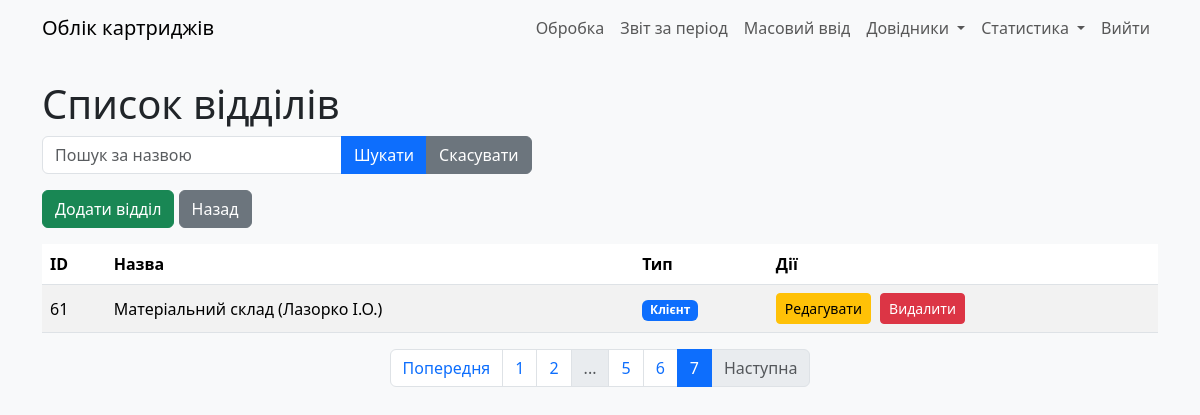
Page /refill_depts?page=7&search= (signed in) on the earlier database version.
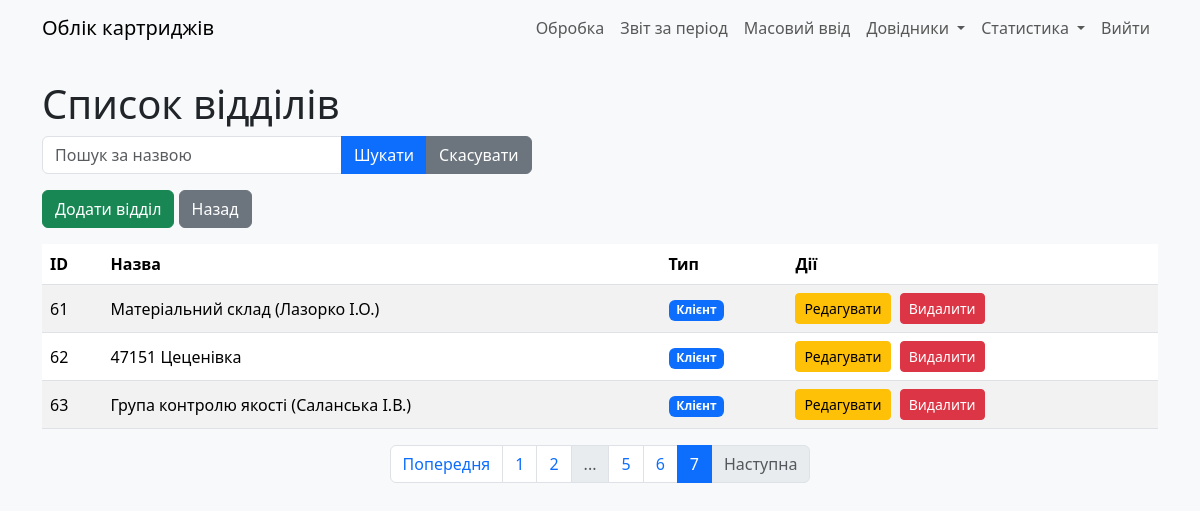
Same page on the later database version.
### models.py (models this page shows)
class RefillDept(db.Model):
    __tablename__ = "refill_dept"
    id: Mapped[int] = mapped_column(primary_key=True)
    deptname: Mapped[str] = mapped_column(String(30))
    addr1: Mapped[str] = mapped_column(String(255))
    addr2: Mapped[str] = mapped_column(String(255))
    addr3: Mapped[str] = mapped_column(String(255))
    addr4: Mapped[str] = mapped_column(String(255))
    addr5: Mapped[str] = mapped_column(String(255))
    is_exec: Mapped[int] = mapped_column(Integer, server_default=literal(0))
    user_updated: Mapped[int] = mapped_column(ForeignKey(User.id))
    time_updated: Mapped[DateTime] = mapped_column(DateTime, server_default=func.now())

### app.py (the view)
@app.route('/refill_depts')
@login_required
def refill_depts():
    search = request.args.get('search', '')
    page = request.args.get('page', 1, type=int)
    per_page = 10  # Кількість записів на сторінці
    query = RefillDept.query.filter(RefillDept.deptname.ilike(f'%{search}%'))
    pagination = query.paginate(page=page, per_page=per_page)
    return render_template('refill_depts.html',
                           depts=pagination.items,
                           pagination=pagination,
                           search=search)

### app.py (called while the page is built)
@login_manager.user_loader
def load_user(user_id):
    return User.query.get(int(user_id))

### templates/refill_depts.html (shortened to what this page needs)
{% extends "base.html" %}
{% block content %}
    <h1>Список відділів</h1>
    <form method="GET" class="mb-3">
        <div class="input-group">
            <input type="text" name="search" class="form-control" placeholder="Пошук за назвою" value="{{ search }}">
            <button type="submit" class="btn btn-primary">Шукати</button>
            <a href="{{ url_for('refill_depts') }}" class="btn btn-secondary">Скасувати</a>
        </div>
    </form>
    <div class="mb-3">
        <a href="{{ url_for('add_refill_dept') }}" class="btn btn-success">Додати відділ</a>
        <a href="{{ url_for('index') }}" class="btn btn-secondary">Назад</a>
    </div>
    <table class="table table-striped">
        <thead>
            <tr>
                <th>ID</th>
                <th>Назва</th>
                <th>Тип</th>
                <th>Дії</th>
            </tr>
        </thead>
        <tbody>
            {% for dept in depts %}
            <tr>
                <td>{{ dept.id }}</td>
                <td>{{ dept.deptname }}</td>
                <td>
                    {% if dept.is_exec %}
                        <span class="badge bg-success">Виконавець</span>
                    {% else %}
                        <span class="badge bg-primary">Клієнт</span>
                    {% endif %}
                </td>
                <td>
                    <a href="{{ url_for('edit_refill_dept', dept_id=dept.id) }}" class="btn btn-warning btn-sm">Редагувати</a>
                    <form action="{{ url_for('delete_refill_dept', dept_id=dept.id) }}" method="POST" class="d-inline" onsubmit="return confirm('Ви впевнені, що хочете видалити цей відділ?');">
                        <button type="submit" class="btn btn-danger btn-sm">Видалити</button>
                    </form>
                </td>
            </tr>
            {% endfor %}
        </tbody>
    </table>
    <nav aria-label="Page navigation">
        <ul class="pagination justify-content-center">
            {% if pagination.has_prev %}
                <li class="page-item">
                    <a class="page-link" href="{{ url_for('refill_depts', page=pagination.prev_num, search=search) }}">Попередня</a>
                </li>
            {% else %}
                <li class="page-item disabled">
                    <span class="page-link">Попередня</span>
                </li>
            {% endif %}
            {% for page_num in pagination.iter_pages() %}
                {% if page_num %}
                    {% if page_num == pagination.page %}
                        <li class="page-item active">
                            <span class="page-link">{{ page_num }}</span>
                        </li>
                    {% else %}
                        <li class="page-item">
                            <a class="page-link" href="{{ url_for('refill_depts', page=page_num, search=search) }}">{{ page_num }}</a>
                        </li>
                    {% endif %}
                {% else %}
                    <li class="page-item disabled">
                        <span class="page-link">...</span>
                    </li>
                {% endif %}
            {% endfor %}
            {% if pagination.has_next %}
                <li class="page-item">
                    <a class="page-link" href="{{ url_for('refill_depts', page=pagination.next_num, search=search) }}">Наступна</a>
                </li>
            {% else %}
                <li class="page-item disabled">
                    <span class="page-link">Наступна</span>
                </li>
            {% endif %}
        </ul>
    </nav>
{% endblock %}

### templates/base.html (shortened to what this page needs)
<!DOCTYPE html>
<html lang="uk">
<head>
    <link rel="stylesheet" href="{{ url_for('static', filename='css/bootstrap.min.css') }}">
    <link rel="stylesheet" href="{{ url_for('static', filename='css/style.css') }}">
</head>
<body>
    <nav class="navbar navbar-expand-lg navbar-light bg-light">
        <div class="container">
            <a class="navbar-brand" href="{{ url_for('index') }}">Облік картриджів</a>
            <div class="collapse navbar-collapse" id="navbarNav">
                <ul class="navbar-nav ms-auto">
                    {% if current_user.is_authenticated %}
                        <li class="nav-item">
                            <a class="nav-link" href="{{ url_for('processCartridge') }}" id="processCartridge">Обробка</a>
                        </li>
                        <li class="nav-item">
                            <a class="nav-link" href="{{ url_for('report_period') }}">Звіт за період</a>
                        </li>
                        <li class="nav-item">
                            <a class="nav-link" href="{{ url_for('mass_input') }}" id="massInput">Масовий ввід</a>
                        </li>
                        <li class="nav-item dropdown">
                            <a class="nav-link dropdown-toggle" href="#" id="navbarDropdownRefs" role="button" data-bs-toggle="dropdown" aria-expanded="false">
                                Довідники
                            </a>
                        </li>
                        <li class="nav-item dropdown">
                            <a class="nav-link dropdown-toggle" href="#" id="navbarDropdownStats" role="button" data-bs-toggle="dropdown" aria-expanded="false">
                                Статистика
                            </a>
                        </li>
                        <li class="nav-item">
                            <a class="nav-link" href="{{ url_for('logout') }}">Вийти</a>
                        </li>
                    {% else %}
                        <li class="nav-item">
                            <a class="nav-link" href="{{ url_for('login') }}">Увійти</a>
                        </li>
                    {% endif %}
                </ul>
            </div>
        </div>
    </nav>
    <div class="container mt-4">
        {% block content %}{% endblock %}
    </div>
</body>
</html>

### static/css/style.css (style rules this page uses)
body { background-color: #f8f9fa; }
.table th, .table td { vertical-align: middle; }
.form-control, .form-select { max-width: 300px; }
.btn-sm { margin-right: 5px; }
.navbar-nav .nav-link { padding-left: 10px; padding-right: 10px; }

Differences in the rows shown:
added RefillDept: id "62", deptname "47151 Цеценівка", is_exec "Клієнт"
added RefillDept: id "63", deptname "Група контролю якості (Саланська І.В.)", is_exec "Клієнт"
